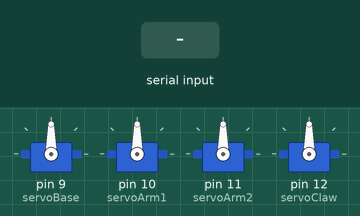
This sketch was run on a simulated Arduino Uno, built with avr-gcc and run on an emulated ATmega328P. Shown: 4 × servo. Inputs (shaded band) come from the test bench.

Above: at 1.2 s.
1.3 s: "BASE:\n" received over Serial
At 2.5 s:
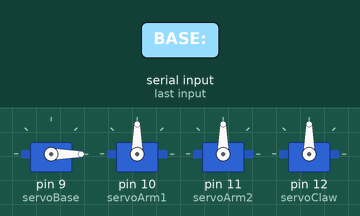
2.8 s: "ARM1:\n" received over Serial
At 3.8 s:
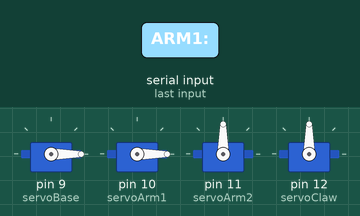
4.3 s: "ARM2:\n" received over Serial
At 5.0 s:
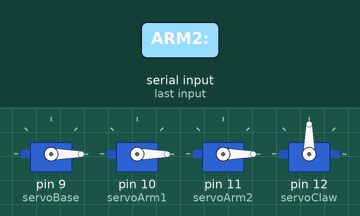
5.8 s: "CLAW:\n" received over Serial
At 6.1 s:
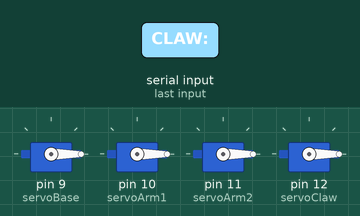
7.3 s: "BASE:90\n" received over Serial
At 8.5 s:
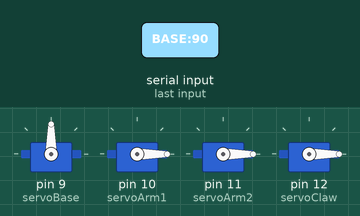
8.8 s: "ARM1:90\n" received over Serial
At 9.7 s:
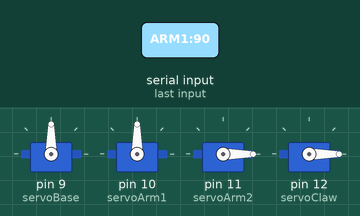
Timing chart, 0 to 11.3 s (numbered marks = the images above; inputs shaded):
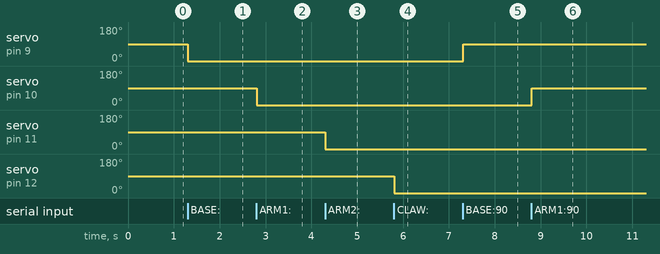

The sketch:

braco.ino
```cpp
#include <Servo.h>

Servo servoBase;   // Servo da base
Servo servoArm1;   // Servo do braço 1
Servo servoArm2;   // Servo do braço 2
Servo servoClaw;   // Servo da garra

void setup() {
  // Inicializar servos
  servoBase.attach(9);
  servoArm1.attach(10);
  servoArm2.attach(11);
  servoClaw.attach(12);

  // Inicializar comunicação serial
  Serial.begin(9600);
}

void loop() {
  if (Serial.available() > 0) {
    String command = Serial.readStringUntil('\n');

    if (command.startsWith("BASE:")) {
      int pos = command.substring(5).toInt();
      servoBase.write(pos);
    } else if (command.startsWith("ARM1:")) {
      int pos = command.substring(5).toInt();
      servoArm1.write(pos);
    } else if (command.startsWith("ARM2:")) {
      int pos = command.substring(5).toInt();
      servoArm2.write(pos);
    } else if (command.startsWith("CLAW:")) {
      int pos = command.substring(5).toInt();
      servoClaw.write(pos);
    }
  }
}
```

Measured:
- after the input at 1.3 s, servo on pin 9 (servoBase): 90° → 0° at once
- after the input at 2.8 s, servo on pin 10 (servoArm1): 90° → 0° at once
- after the input at 4.3 s, servo on pin 11 (servoArm2): 90° → 0° at once
- after the input at 5.8 s, servo on pin 12 (servoClaw): 90° → 0° at once
- after the input at 7.3 s, servo on pin 9 (servoBase): 0° → 90° at once
- after the input at 8.8 s, servo on pin 10 (servoArm1): 0° → 90° at once
